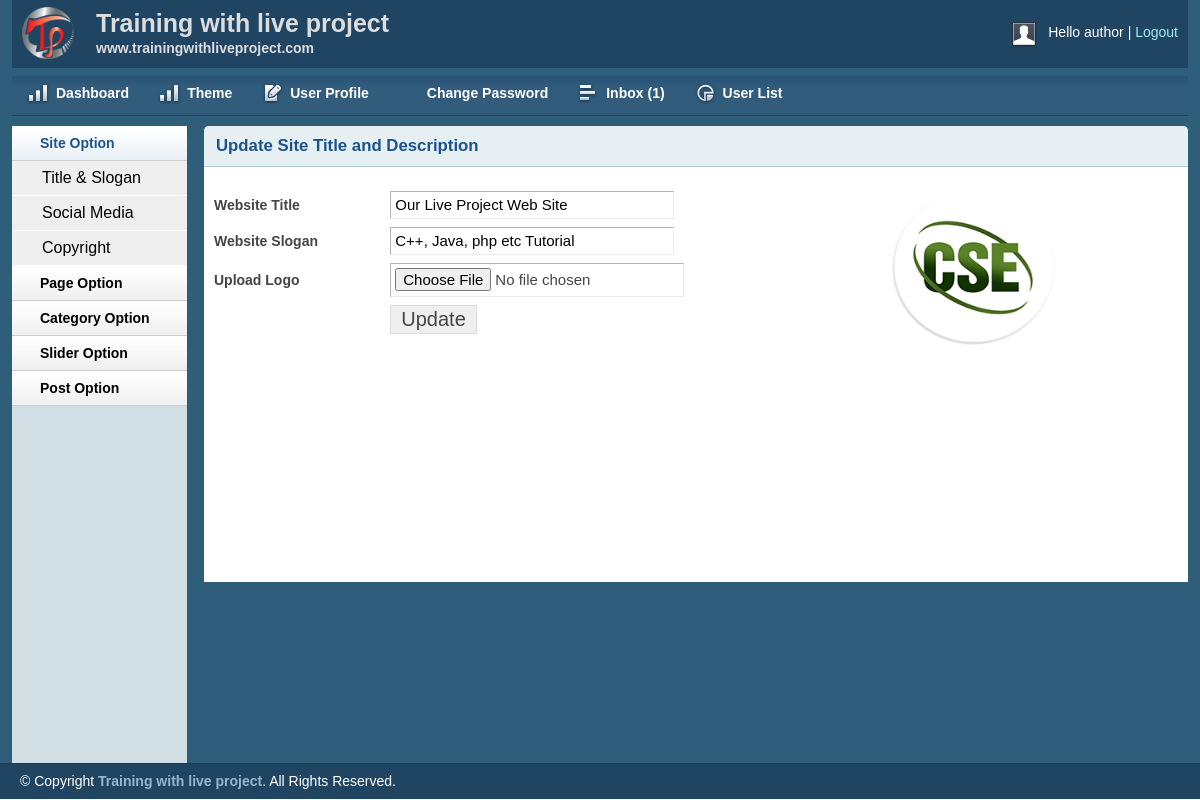
The app's page /blog/admin/titleslogan.php (signed in) with its own data.
### tables this page shows
CREATE TABLE `title_slogan` (
  `id` int(11) NOT NULL,
  `title` varchar(255) NOT NULL,
  `slogan` varchar(255) NOT NULL,
  `logo` varchar(255) NOT NULL
);

### blog/lib/Database.php (called while the page is built, shortened)
<?php
Class Database{
	public $host   = DB_HOST;
	public $user   = DB_USER;
	public $pass   = DB_PASS;
	public $dbname = DB_NAME;
	public $link;
	private function connectDB(){
	$this->link = new mysqli($this->host, $this->user, $this->pass, $this->dbname);
 }
	public function select($query){
		$result = $this->link->query($query) or die($this->link->error.__LINE__);
		if($result->num_rows > 0){
			return $result;
		} else {
			return false;
		}
	}
}

### blog/admin/titleslogan.php (the view, shortened to what this page needs)
<?php include 'inc/header.php';?>
<?php include 'inc/sidebar.php';?>
        <div class="grid_10">
            <div class="box round first grid">
                <h2>Update Site Title and Description</h2>
         <?php
         $query = "select * from title_slogan where id='1'";
         $blog_title = $db->select($query);
         if($blog_title){
            while($result = $blog_title->fetch_assoc()){
        ?>
                <div class="block sloginblock">
                <div class="leftside">
                 <form action="" method="post" enctype="multipart/form-data">
                    <table class="form">
                        <tr>
                            <td>
                                <label>Website Title</label>
                            </td>
                            <td>
                                <input type="text" value="<?php echo $result['title'];?>"  name="title" class="medium" />
                            </td>
                        </tr>
						 <tr>
                            <td>
                                <label>Website Slogan</label>
                            </td>
                            <td>
                                <input type="text" value="<?php echo $result['slogan'];?>" name="slogan" class="medium" />
                            </td>
                        </tr>
                        <tr>
                            <td>
                                <label>Upload Logo</label>
                            </td>
                            <td>
                                <input type="file" name="logo" />
                            </td>
                        </tr>
						 <tr>
                            <td>
                            </td>
                            <td>
                                <input type="submit" name="submit" Value="Update" />
                            </td>
                        </tr>
                    </table>
                    </form>
                </div>
                <div class="rightside">
                    <img src="<?php echo $result['logo'];?>" alt="logo"/>
                </div>
                </div>
                <?php } } ?>
            </div>
        </div>
<?php include 'inc/footer.php';?>

### blog/admin/css/layout.css (style rules this page uses)
body { background: #fff none repeat scroll 0 0; color: #444; font-size: 14px; padding: 0; }
h1, h2, h3, h4, h5, h6 { line-height:1.2em; margin-bottom:.3em; }
h2 { margin-top:1em; }
.box { background:#fff; margin-bottom:20px; padding:10px 10px 10px 10px; margin-left:-8px; }
.box.grid { padding-bottom:40px; }
.box.round { -moz-border-radius: 5px 5px 0px 0px; -webkit-border-radius: 5px 5px 0px 0px; border-radius: 5px 5px 0px 0px; }
.box h2 { font-size:1.2em; font-weight:bold; color:#1B548D; background:#E6F0F3; margin:-10px -10px 0 -10px; padding:10px 12px; border-bottom:1px solid #B3CBD6; -moz-border-radius: 5px 5px 0px 0px; -webkit-border-radius: 5px 5px 0px 0px; border-radius: 5px 5px 0px 0px; }
.box.first { min-height: 406px; }
.block { padding-top:20px; }
table.form { width:100%; }
table.form td { padding:4px 0px; }
table.form label { font-weight:bold; }
table.form input, table.form select { font-size: 15px; padding: 4px 4px 5px 4px; border-top: 1px solid #b3b3b3; border-left: 1px solid #b3b3b3; border-right: 1px solid #eaeaea; border-bottom: 1px solid #eaeaea; }
table.form input[type="submit"] { border: 1px solid #ddd; color: #444; cursor: pointer; font-size: 20px; padding: 2px 10px; }
input.medium { width: 55%; }
.block { padding-bottom:1px; }

### blog/admin/titleslogan.php (style rules this page uses)
.leftside { float: left;width: 70% }
.rightside { float: left;width: 20% }
.rightside img { height: 160px;width: 170px; }

### records on screen
title_slogan: title "Our Live Project Web Site", slogan "C++, Java, php etc Tutorial", logo (picture)

### other values on screen
Session::get('username') "author"
$count "1"
